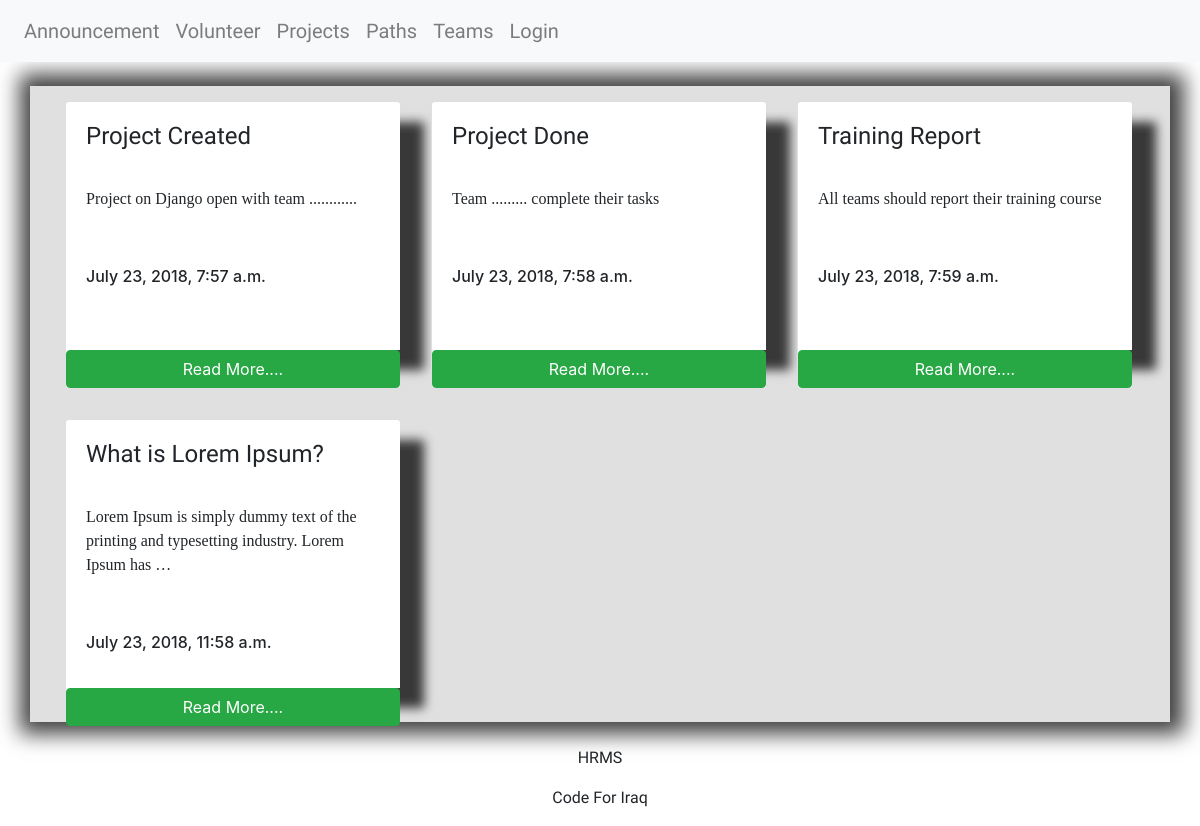
Before: / with the older database file.
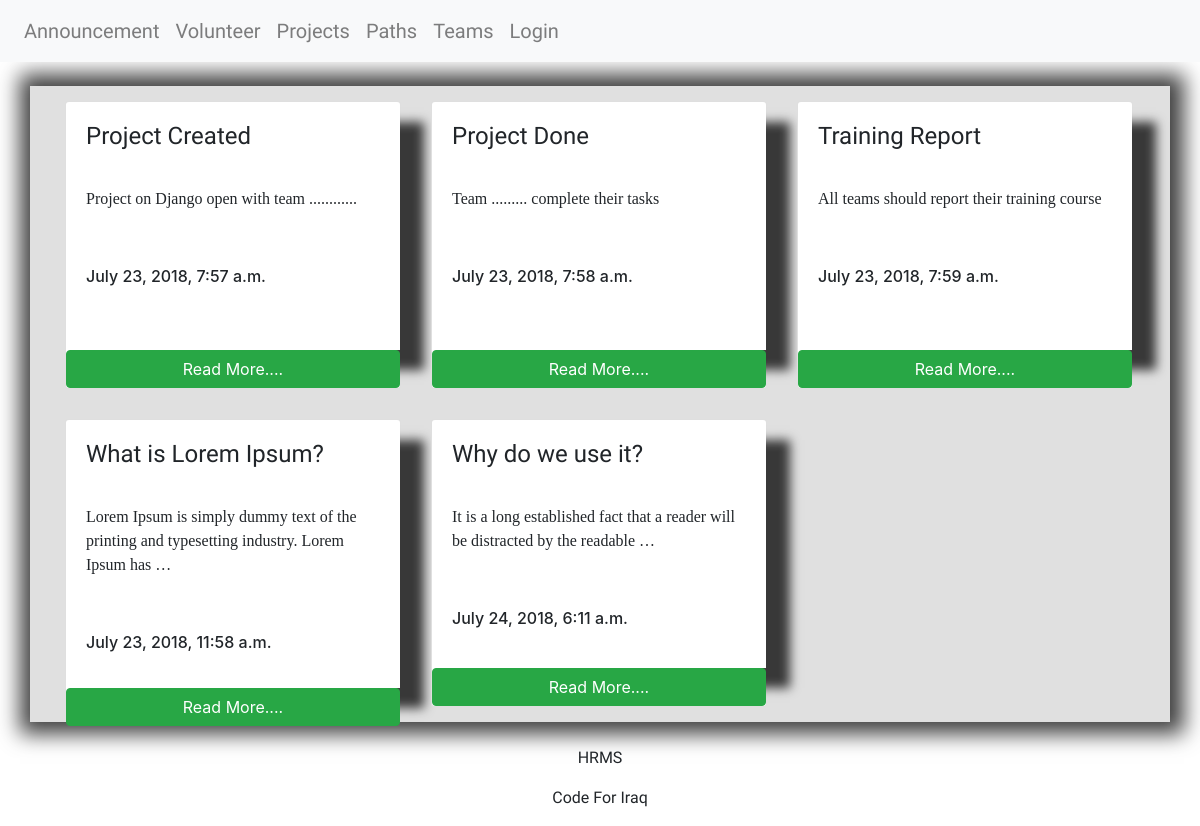
After: the same page with the newer database file.
### home/models.py (models this page shows, shortened)
class Announcement(models.Model):
    title = models.CharField(blank=True, max_length=100)
    slug = models.SlugField()
    content = models.TextField(blank=True)
    create = models.DateTimeField(blank=True, default=datetime.datetime.now)

### home/views.py (the view)
# urls.py: path('', views.index, name='home'),
def index(request):
    announcements = Announcement.objects.all().order_by('create')
    context = {'announcements': announcements}
    return render (request, 'home/index.html', context)

### home/templates/home/index.html (shortened to what this page needs)
{% extends 'base.html' %}
    {% block content %}
<div class="container backcolor">
  <div class="article">
  <div class="row left-card">
    {% for announce in announcements %}
    <div class="col- sp-15">
      <div class="card" style="width: 21rem; height:18rem">
        <div class="card-body shad">
      <h4 class="card-title fon-tit">{{announce.title}}</h4><br>
      <p class="card-text fon-cont">{{announce.content | truncatewords:15}}</p><br>
      <p><h6>{{announce.create}}</h6></p>
        </div>
        <a href="#" class="btn btn-success">Read More....</a>
      </div>
    </div>
    {% endfor %}
  </div>
  </div>
</div>
    {% endblock %}

Changed rows visible on the page:
added Announcement: title "Why do we use it?", content "It is a long established fact that a reader will be distracted by the readable …", create "July 24, 2018, 6:11 a.m."
